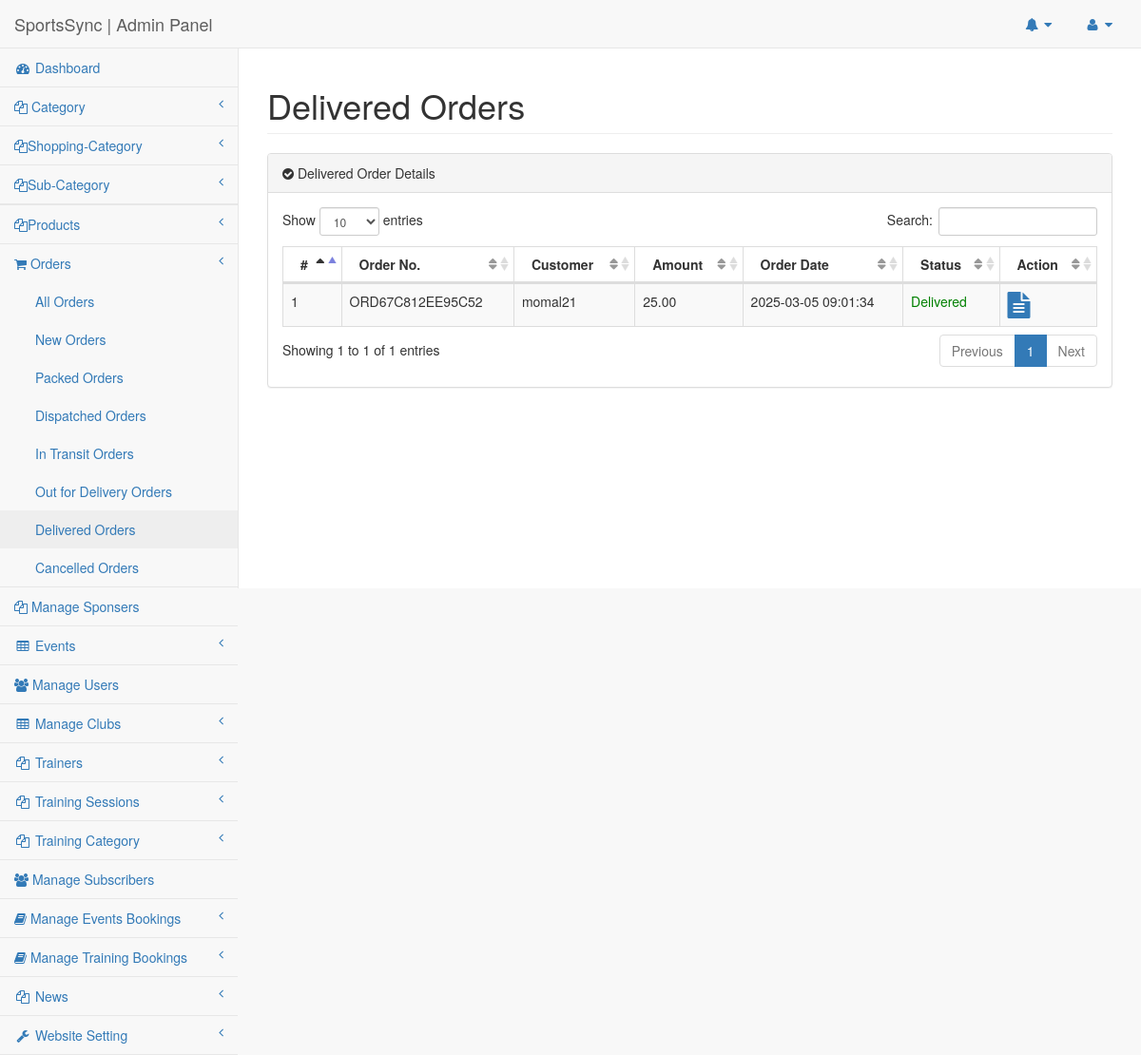
The app's page /SportsClubCode/admin/delivered-orders.php (signed in) with its own data.
### tables this page shows
CREATE TABLE `orders` (
  `id` int(11) NOT NULL,
  `userId` int(11) NOT NULL,
  `addressId` int(11) NOT NULL,
  `totalAmount` decimal(11,2) NOT NULL,
  `txntype` varchar(50) NOT NULL,
  `txnnumber` varchar(50) NOT NULL,
  `orderNumber` varchar(50) NOT NULL,
  `orderDate` datetime NOT NULL,
  `orderStatus` varchar(20) NOT NULL
);

CREATE TABLE `tblusers` (
  `Userid` int(11) NOT NULL,
  `FullName` varchar(255) DEFAULT NULL,
  `UserName` varchar(200) DEFAULT NULL,
  `Emailid` varchar(255) DEFAULT NULL,
  `PhoneNumber` bigint(12) DEFAULT NULL,
  `UserGender` varchar(100) DEFAULT NULL,
  `UserPassword` varchar(255) DEFAULT NULL,
  `RegDate` timestamp NULL DEFAULT current_timestamp(),
  `LastUpdationDate` timestamp NULL DEFAULT NULL ON UPDATE current_timestamp(),
  `IsActive` int(1) DEFAULT NULL
);

### SportsClubCode/admin/delivered-orders.php (the view, shortened to what this page needs)
<?php
include('includes/config.php');
if(strlen($_SESSION['adminsession']) == 0) {
    header('location:logout.php');
} else {
    $sql = "SELECT
                orders.id,
                orders.orderNumber,
                tblusers.FullName,
                orders.totalAmount,
                orders.orderDate,
                orders.orderStatus
            FROM orders
            JOIN tblusers ON tblusers.Userid = orders.userId
            WHERE orders.orderStatus = 'Delivered'";
    $query = $dbh->prepare($sql);
    $query->execute();
    $orders = $query->fetchAll(PDO::FETCH_OBJ);
?>
<!DOCTYPE html>
<html lang="en">
<head>
    <link href="../vendor/bootstrap/css/bootstrap.min.css" rel="stylesheet">
    <link href="../vendor/metisMenu/metisMenu.min.css" rel="stylesheet">
    <link href="../dist/css/sb-admin-2.css" rel="stylesheet">
    <link href="../vendor/font-awesome/css/font-awesome.min.css" rel="stylesheet" type="text/css">
    <link href="../vendor/datatables-plugins/dataTables.bootstrap.css" rel="stylesheet">
    <link href="../vendor/datatables-responsive/dataTables.responsive.css" rel="stylesheet">
</head>
<body>
<div id="wrapper">
    <nav class="navbar navbar-default navbar-static-top" role="navigation" style="margin-bottom:0">
        <?php include_once('includes/header.php');?>
        <?php include_once('includes/leftbar.php');?>
    </nav>
    <div id="page-wrapper">
        <div class="row">
            <div class="col-lg-12">
                <h1 class="page-header">Delivered Orders</h1>
            </div>
        </div>
        <div class="row">
            <div class="col-lg-12">
                <div class="panel panel-default">
                    <div class="panel-heading">
                        <i class="fa fa-check-circle"></i> Delivered Order Details
                    </div>
                    <div class="panel-body">
                        <table
                            width="100%"
                            class="table table-striped table-bordered table-hover"
                            id="dataTables-example"
                        >
                            <thead>
                                <tr>
                                    <th>#</th>
                                    <th>Order No.</th>
                                    <th>Customer</th>
                                    <th>Amount</th>
                                    <th>Order Date</th>
                                    <th>Status</th>
                                    <th>Action</th>
                                </tr>
                            </thead>
                            <tbody>
                            <?php
                            $cnt = 1;
                            if($query->rowCount() > 0) {
                                foreach($orders as $row) {
                            ?>
                                <tr>
                                    <td><?php echo htmlentities($cnt); ?></td>
                                    <td><?php echo htmlentities($row->orderNumber); ?></td>
                                    <td><?php echo htmlentities($row->FullName); ?></td>
                                    <td><?php echo htmlentities($row->totalAmount); ?></td>
                                    <td><?php echo htmlentities($row->orderDate); ?></td>
                                    <td style="color:green;"><?php echo htmlentities($row->orderStatus); ?></td>
                                    <td>
                                        <a href="order-details.php?orderid=<?php echo htmlentities($row->id);?>">
                                            <i class="fa fa-file-text fa-2x" title="View Details"></i>
                                        </a>
                                    </td>
                                </tr>
                            <?php
                                    $cnt++;
                                }
                            } else {
                                echo "<tr><td colspan='7'>No Delivered Orders Found</td></tr>";
                            }
                            ?>
                            </tbody>
                        </table>
                    </div>
                </div>
            </div>
        </div>
    </div>
</div>
</body>
</html>
<?php } ?>

### records on screen
orders: orderNumber "ORD67C812EE95C52", userId.FullName "momal21", totalAmount "25.00", orderDate "2025-03-05 09:01:34", orderStatus "Delivered"
